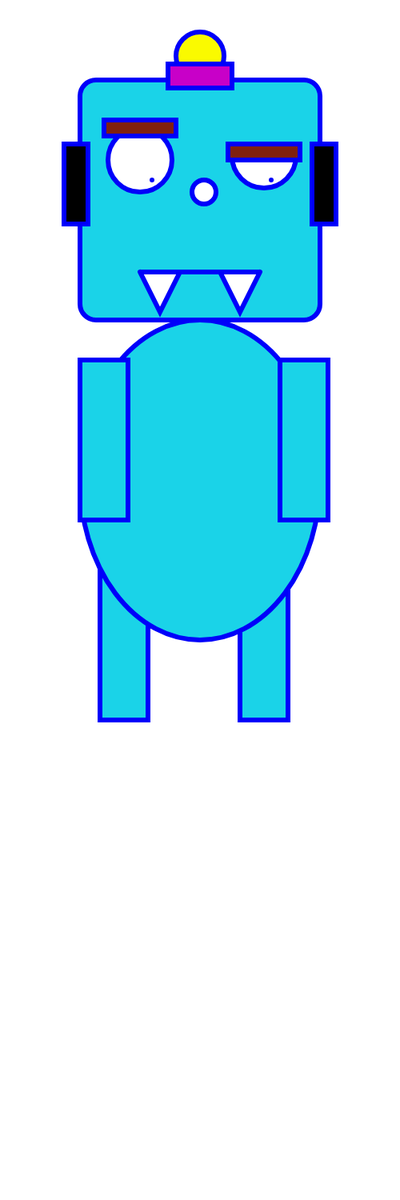
Frame 1 (no input)
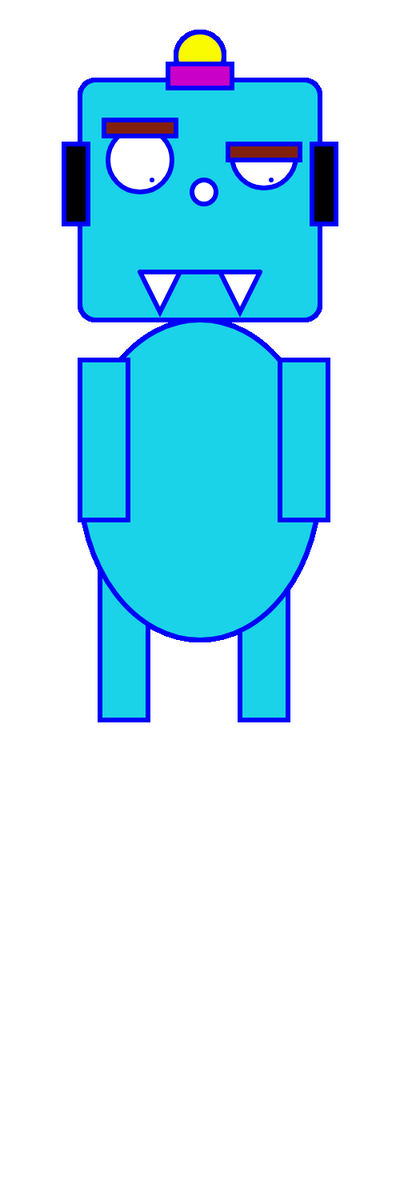
Frame 60 (no input)
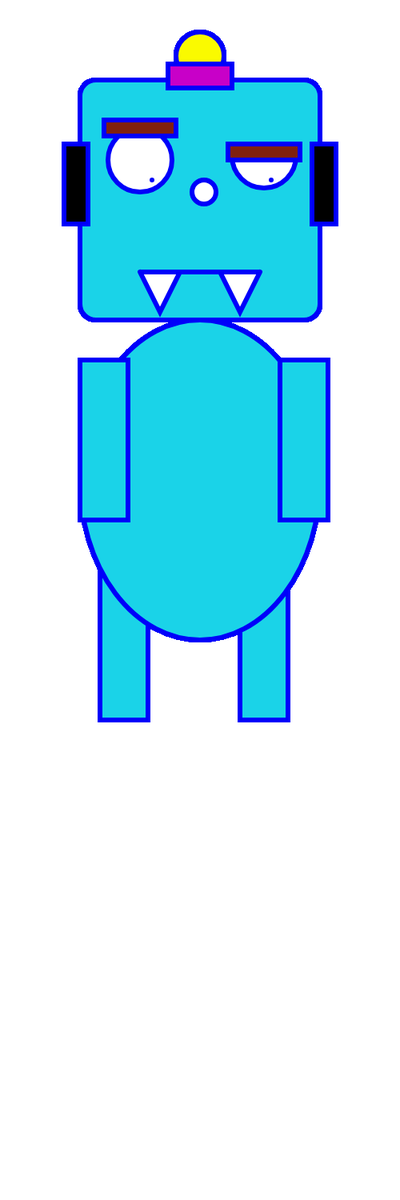
Frame 120 (the mouse pressed at the canvas centre since frame 60)

The p5.js sketch that drew these frames (run headless with seeded random() and noise() and a simulated clock; from frame 60 on, the mouse is pressed at the canvas centre):

// p5.js sketch
// ── sketch.js
function setup()
{
	//create a canvas for the robot
	createCanvas(500, 1500);
    stroke(0,0,250)
}

function draw()
{
	strokeWeight(6);

	//robots head
	fill(26,211,232);
	rect(100, 100, 300, 300, 20);


	//robots antenna
	fill(250, 250, 0);
	ellipse(250, 70, 60, 60);

	fill(200, 0, 200);
	rect(210, 80, 80, 30);

	//robots eyes
	fill(255);
	ellipse(175, 200, 80, 80);
	point(190, 225);
    arc(330, 195, 80, 80, 0, PI);
	//ellipse(325, 200, 80, 80);
	point(339, 225);
    
    //robots eyebrow_1
    fill(128, 32, 13);
    rect(130, 150, 90, 20);
    
    //robots eyebrow_2
    fill(128, 32, 13);
	rect(285, 180, 90, 20);


	//robots nose
	fill(255, 255, 255);
    ellipse(255, 240, 30, 30);
    

	//robots ears
    fill(0, 0, 0);
	rect(80, 180, 30, 100);
	rect(390, 180, 30, 100);

	//robots mouth
	fill(255,255,255);
	beginShape();
	vertex(175, 340);
	vertex(200, 390);
	vertex(225, 340);
	vertex(250, 340);
	vertex(275, 340);
	vertex(300, 390);
	vertex(325, 340);
	endShape();
    rect(175,340,50,0,5)
    rect(275,340,50,0,5)
    
    //robot legs
    fill(26,211,232);
	rect(125, 700, 60, 200);
    
    fill(26,211,232);
	rect(300, 700, 60, 200);
    
    //body robot
    fill(26,211,232);
    ellipse(250, 600, 300,400);
    
    //arms robot
    fill(26,211,232);
    rect(350, 450, 60, 200);
    fill(26,211,232);
    rect(100, 450, 60, 200);
}
